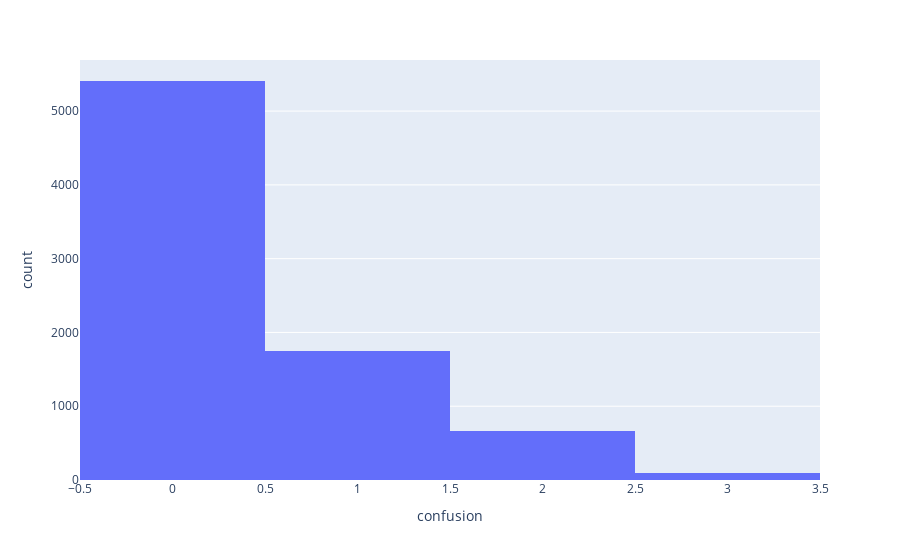

Notebook cell for this chart:
### Code cell
px.histogram(df_continous,'confusion')

### Figure 1 — Plotly figure (JSON) as saved in the notebook; plotly's stock layout.template omitted (floating-point values rounded to 4 significant figures; data arrays with more than 128 entries replaced by an {"elided": "..."} marker saying what was removed)
{"data": [{"bingroup": "x", "hovertemplate": "confusion=%{x}<br>count=%{y}<extra></extra>", "legendgroup": "", "marker": {"color": "#636efa", "pattern": {"shape": ""}}, "name": "", "orientation": "v", "showlegend": false, "type": "histogram", "x": {"elided": "7919 int values"}, "xaxis": "x", "yaxis": "y"}], "layout": {"barmode": "relative", "legend": {"tracegroupgap": 0}, "margin": {"t": 60}, "xaxis": {"anchor": "y", "domain": [0, 1], "title": {"text": "confusion"}}, "yaxis": {"anchor": "x", "domain": [0, 1], "title": {"text": "count"}}}}
